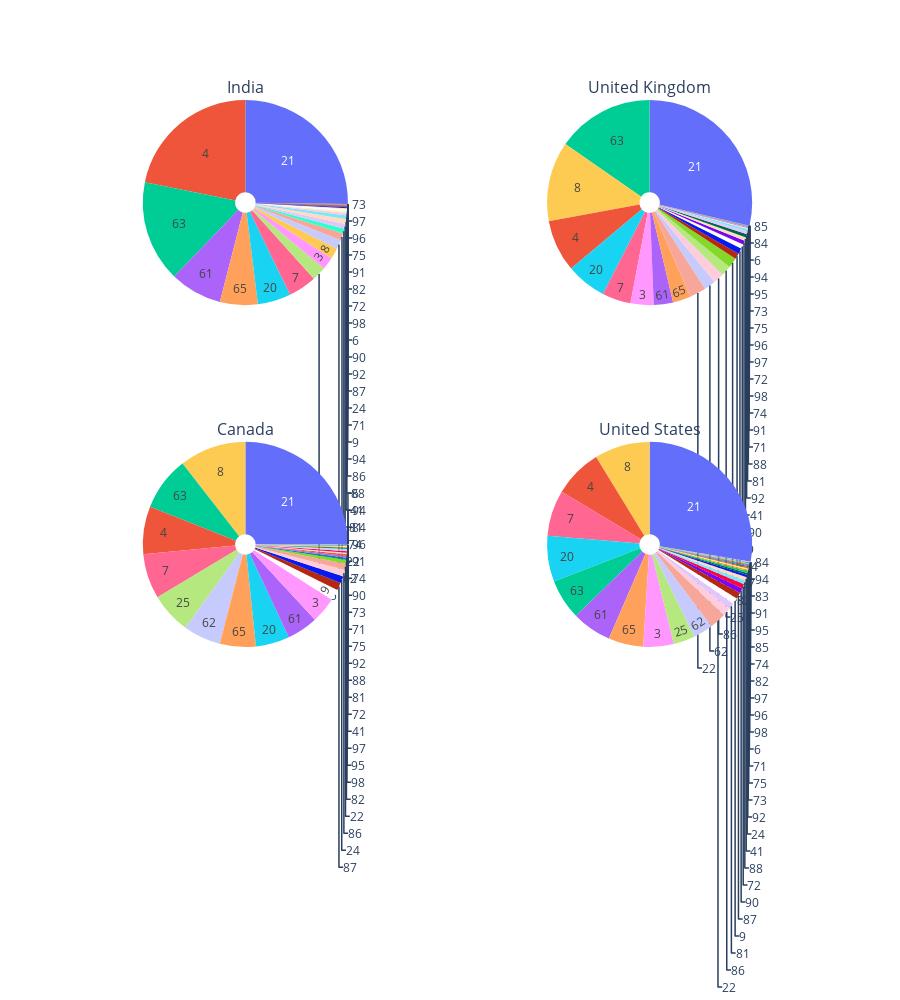

The notebook cell this image was saved under:
### Markdown cell above
### Pieplots of big countries

### Code cell
from country_analysis import plot_category_pie

anglophone = ['IN','GB','CA','US']
fig = plot_category_pie(anglophone, [get_country_fullname(x) for x in anglophone], edu, rows=2)

#fig.write_html(op.join(path_country_fig,'country_pie_EN.html'), auto_open=True)
fig.show()

### Figure 1 — Plotly figure (JSON) as saved in the notebook; plotly's stock layout.template omitted (floating-point values rounded to 4 significant figures)
{"data": [{"customdata": ["73", "86", "75", "72", "96", "90", "87", "74", "25", "88", "84", "6", "3", "71", "63", "9", "24", "82", "20", "65", "95", "41", "92", "8", "22", "81", "98", "4", "94", "21", "91", "61", "7", "97", "85", "83", "62"], "domain": {"x": [0, 0.45], "y": [0.625, 1]}, "hole": 0.1, "hovertemplate": "<b>%{label}: %{customdata}</b><br># videos: %{value}<br> Count: %{value}<br> <extra></extra>", "labels": ["American football", "Artists 2010", "Baseball", "Basketball", "Call of duty", "Chess", "Classical music", "Cricket", "Cryptocurrency", "Dances", "Drums tutorial", "Edutainment", "Food or cooking", "Football", "Foreign language or language proficiency", "Gaming", "Geopolitics", "Guitar tutorial", "History", "Home repair or renovation", "League of legends", "Machine learning", "Minecraft", "Music", "Phylosophy or ethics", "Piano tutorial", "Pokemon", "Programming", "Pubg", "Religion or spirituality", "Roblox", "Science and tech", "Sports", "Super mario", "Ukulele tutorial", "Violin tutorial", "Wildlife or animals or nature"], "name": "IN", "text": ["73", "86", "75", "72", "96", "90", "87", "74", "25", "88", "84", "6", "3", "71", "63", "9", "24", "82", "20", "65", "95", "41", "92", "8", "22", "81", "98", "4", "94", "21", "91", "61", "7", "97", "85", "83", "62"], "textinfo": "text", "type": "pie", "values": [5, 419, 10, 43, 10, 83, 121, 895, 2551, 710, null, 68, 2255, 239, 18236, 258, 187, 24, 5962, 6801, null, 842, 101, 1957, 1264, 860, 61, 24904, 358, 28801, 12, 9355, 5099, 9, null, null, 1631]}, {"customdata": ["73", "86", "75", "72", "96", "90", "87", "74", "25", "88", "84", "6", "3", "71", "63", "9", "24", "82", "20", "65", "95", "41", "92", "8", "22", "81", "98", "4", "94", "21", "91", "61", "7", "97", "85", "83", "62"], "domain": {"x": [0.55, 1], "y": [0.625, 1]}, "hole": 0.1, "hovertemplate": "<b>%{label}: %{customdata}</b><br># videos: %{value}<br> Count: %{value}<br> <extra></extra>", "labels": ["American football", "Artists 2010", "Baseball", "Basketball", "Call of duty", "Chess", "Classical music", "Cricket", "Cryptocurrency", "Dances", "Drums tutorial", "Edutainment", "Food or cooking", "Football", "Foreign language or language proficiency", "Gaming", "Geopolitics", "Guitar tutorial", "History", "Home repair or renovation", "League of legends", "Machine learning", "Minecraft", "Music", "Phylosophy or ethics", "Piano tutorial", "Pokemon", "Programming", "Pubg", "Religion or spirituality", "Roblox", "Science and tech", "Sports", "Super mario", "Ukulele tutorial", "Violin tutorial", "Wildlife or animals or nature"], "name": "GB", "text": ["73", "86", "75", "72", "96", "90", "87", "74", "25", "88", "84", "6", "3", "71", "63", "9", "24", "82", "20", "65", "95", "41", "92", "8", "22", "81", "98", "4", "94", "21", "91", "61", "7", "97", "85", "83", "62"], "textinfo": "text", "type": "pie", "values": [10, 1707, 19, 47, 26, 631, 911, 80, 1617, 344, 3, 6, 3659, 163, 15396, 706, 889, 1592, 6388, 2811, 8, 565, 516, 12603, 2618, 461, 67, 8228, 8, 28705, 108, 3046, 4526, 35, 1, null, 1802]}, {"customdata": ["73", "86", "75", "72", "96", "90", "87", "74", "25", "88", "84", "6", "3", "71", "63", "9", "24", "82", "20", "65", "95", "41", "92", "8", "22", "81", "98", "4", "94", "21", "91", "61", "7", "97", "85", "83", "62"], "domain": {"x": [0, 0.45], "y": [0, 0.375]}, "hole": 0.1, "hovertemplate": "<b>%{label}: %{customdata}</b><br># videos: %{value}<br> Count: %{value}<br> <extra></extra>", "labels": ["American football", "Artists 2010", "Baseball", "Basketball", "Call of duty", "Chess", "Classical music", "Cricket", "Cryptocurrency", "Dances", "Drums tutorial", "Edutainment", "Food or cooking", "Football", "Foreign language or language proficiency", "Gaming", "Geopolitics", "Guitar tutorial", "History", "Home repair or renovation", "League of legends", "Machine learning", "Minecraft", "Music", "Phylosophy or ethics", "Piano tutorial", "Pokemon", "Programming", "Pubg", "Religion or spirituality", "Roblox", "Science and tech", "Sports", "Super mario", "Ukulele tutorial", "Violin tutorial", "Wildlife or animals or nature"], "name": "CA", "text": ["73", "86", "75", "72", "96", "90", "87", "74", "25", "88", "84", "6", "3", "71", "63", "9", "24", "82", "20", "65", "95", "41", "92", "8", "22", "81", "98", "4", "94", "21", "91", "61", "7", "97", "85", "83", "62"], "textinfo": "text", "type": "pie", "values": [33, 488, 59, 107, 18, 33, 545, 24, 2952, 80, 14, 2, 1875, 55, 3894, 801, 502, 269, 2436, 2592, 127, 115, 80, 4813, 427, 96, 163, 3452, 5, 11420, 21, 2240, 3245, 119, null, null, 2717]}, {"customdata": ["73", "86", "75", "72", "96", "90", "87", "74", "25", "88", "84", "6", "3", "71", "63", "9", "24", "82", "20", "65", "95", "41", "92", "8", "22", "81", "98", "4", "94", "21", "91", "61", "7", "97", "85", "83", "62"], "domain": {"x": [0.55, 1], "y": [0, 0.375]}, "hole": 0.1, "hovertemplate": "<b>%{label}: %{customdata}</b><br># videos: %{value}<br> Count: %{value}<br> <extra></extra>", "labels": ["American football", "Artists 2010", "Baseball", "Basketball", "Call of duty", "Chess", "Classical music", "Cricket", "Cryptocurrency", "Dances", "Drums tutorial", "Edutainment", "Food or cooking", "Football", "Foreign language or language proficiency", "Gaming", "Geopolitics", "Guitar tutorial", "History", "Home repair or renovation", "League of legends", "Machine learning", "Minecraft", "Music", "Phylosophy or ethics", "Piano tutorial", "Pokemon", "Programming", "Pubg", "Religion or spirituality", "Roblox", "Science and tech", "Sports", "Super mario", "Ukulele tutorial", "Violin tutorial", "Wildlife or animals or nature"], "name": "US", "text": ["73", "86", "75", "72", "96", "90", "87", "74", "25", "88", "84", "6", "3", "71", "63", "9", "24", "82", "20", "65", "95", "41", "92", "8", "22", "81", "98", "4", "94", "21", "91", "61", "7", "97", "85", "83", "62"], "textinfo": "text", "type": "pie", "values": [1180, 5585, 1179, 3047, 690, 3494, 4279, 319, 14808, 2653, 46, 831, 21272, 903, 27975, 4402, 1567, 525, 32006, 24269, 274, 2651, 1226, 38631, 11536, 4459, 736, 33809, 86, 122380, 211, 27709, 32019, 690, 294, 99, 13866]}], "layout": {"annotations": [{"font": {"size": 16}, "showarrow": false, "text": "India", "x": 0.225, "xanchor": "center", "xref": "paper", "y": 1, "yanchor": "bottom", "yref": "paper"}, {"font": {"size": 16}, "showarrow": false, "text": "United Kingdom", "x": 0.775, "xanchor": "center", "xref": "paper", "y": 1, "yanchor": "bottom", "yref": "paper"}, {"font": {"size": 16}, "showarrow": false, "text": "Canada", "x": 0.225, "xanchor": "center", "xref": "paper", "y": 0.375, "yanchor": "bottom", "yref": "paper"}, {"font": {"size": 16}, "showarrow": false, "text": "United States", "x": 0.775, "xanchor": "center", "xref": "paper", "y": 0.375, "yanchor": "bottom", "yref": "paper"}], "height": 1000, "showlegend": false}}
